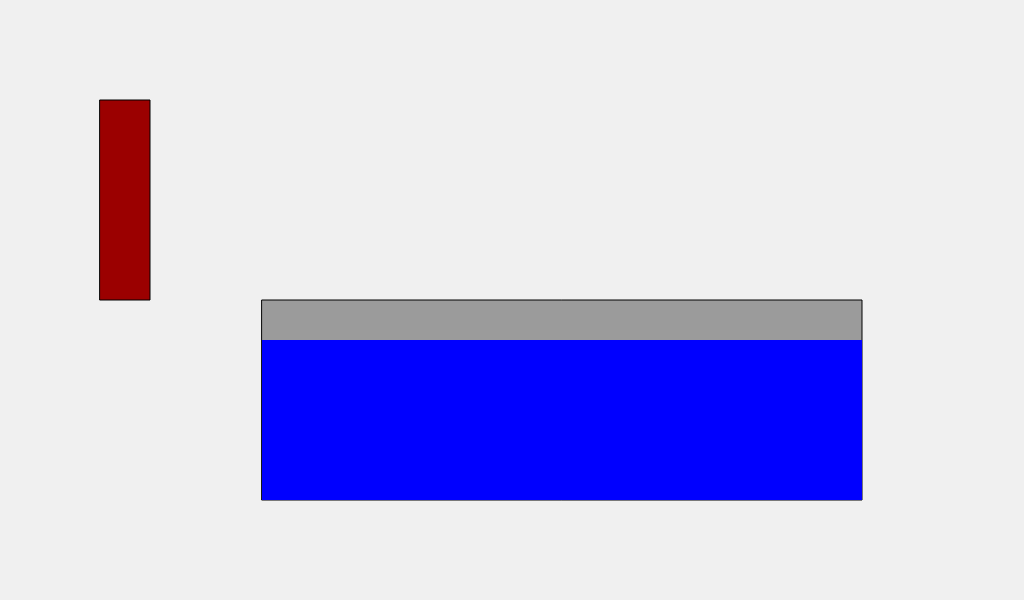
Frame 1 (no input)
Frame 60 (no input): identical to frame 1, image omitted
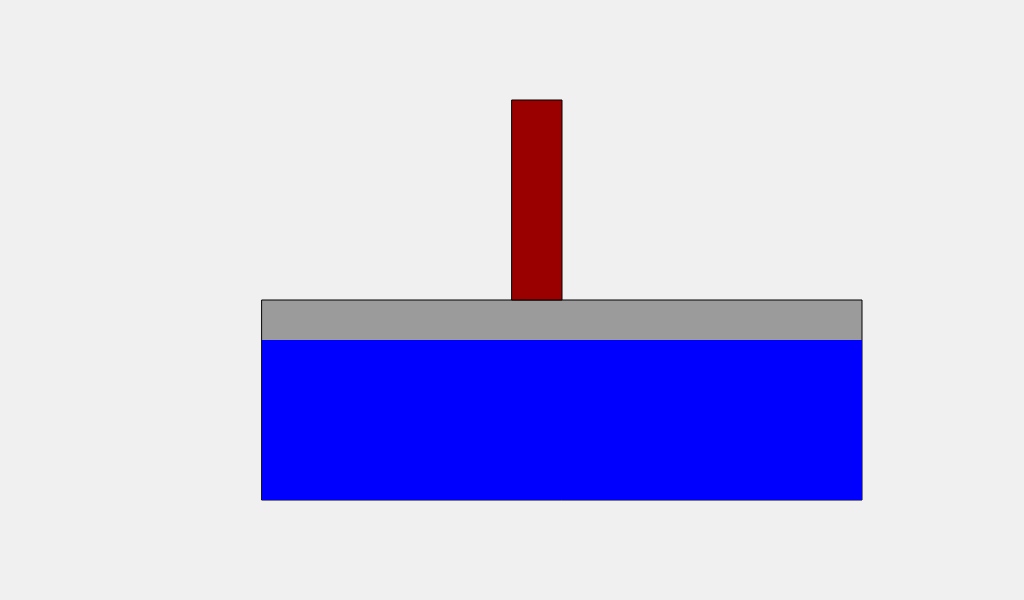
Frame 120 (the mouse pressed at the canvas centre since frame 60)

The p5.js sketch that drew these frames (run headless with seeded random() and noise() and a simulated clock; from frame 60 on, the mouse is pressed at the canvas centre):

// p5.js sketch
// ── sketch.js
class Container{
    constructor(x, y, w, h) {
        this.x = x
        this.y = y
        this.w = w
        this.h = h
    }

    draw(){
        rectMode(CORNERS);
        strokeWeight(1);
        fill(155, 155, 155)
        rect(this.x, this.y, this.x + this.w, this.y - this.h);
    }

    fillWithWater(percentage){
        const waterHeight = this.h * percentage / 100
        this.water = new Water(this.x, this.y, this.w, waterHeight)
    }

    updateWater(){
        if(this.water){
            this.water.draw()
        }
    }
}

class Bottle{
    constructor(x, y, w, h) {
        this.x = x
        this.y = y
        this.w = w
        this.h = h
    }

    draw(){
        rectMode(CORNERS);
        fill(155, 0, 0)
        rect(this.x, this.y, this.x + this.w, this.y - this.h);
    }

    updatePosition(x, y){
        let setY = y
        if(y > (displayHeight / 2 + 200)){
            setY = displayHeight / 2 + 200
        }
        this.x = x
        this.y = setY
    }
}

class Water{
    constructor(x, y, w, h) {
        this.x = x
        this.y = y
        this.w = w
        this.h = h
        this.belowWaterLine = false
        this.waterLineY = this.y - this.h
    }
    isBelowWaterLine(){
        // relies on b being globally accessible
        if(b.y >= this.waterLineY){
            this.belowWaterLine = true
            
        } else {
            this.belowWaterLine = false
        }
    }

    draw(){
        rectMode(CORNERS);
        fill(0, 0, 255)
        strokeWeight(0);
        this.isBelowWaterLine()
        
        if(this.belowWaterLine){
            const increaseInWater = deltaWater(this.y - this.waterLineY, this.w, b.w, this.y - b.y)

            const horizontalExtend = b.x - this.x
            rect(this.x, this.y, this.x + horizontalExtend, this.waterLineY);
            rect(b.x + BOTTLE_WIDTH, this.y, this.x + this.w, this.waterLineY);
            rect(b.x, this.y, b.x + BOTTLE_WIDTH, b.y);

            // water increase
            // fill(255,0, 0)
            rect(this.x, this.waterLineY, b.x, this.waterLineY - increaseInWater);
            rect(b.x + b.w, this.waterLineY, this.x + this.w, this.waterLineY - increaseInWater);
        } else {
            rect(this.x, this.y, this.x + this.w, this.waterLineY);
        }
        
    }
}

const displayWidth = 1024
const displayHeight = 600

BOTTLE_WIDTH = 50
BOTTLE_HEIGHT = 200
CONTAINER_WIDTH = 600
CONTAINER_HEIGHT = 200

let c = new Container(displayWidth / 2 - 250, displayHeight / 2 + 200, CONTAINER_WIDTH, CONTAINER_HEIGHT)
let b = new Bottle(100, 300, BOTTLE_WIDTH, BOTTLE_HEIGHT)

c.fillWithWater(80)

function setup() {    
    createCanvas(displayWidth, displayHeight);
    background(240);
}

function draw() {
    background(240);
    c.draw()
    b.draw()

    if (mouseIsPressed === true) {
        b.updatePosition(mouseX, mouseY)
    }

    c.updateWater()
}

function deltaWater(C_y, C_x, h, y_b){
    return ((C_y - y_b) / (C_x - h)) * h
}
